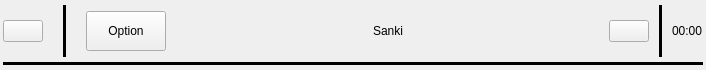
<?xml version="1.0" encoding="UTF-8"?>
<ui version="4.0">
 <class>status_bar</class>
 <widget class="QWidget" name="status_bar">
  <property name="geometry">
   <rect>
    <x>0</x>
    <y>0</y>
    <width>706</width>
    <height>70</height>
   </rect>
  </property>
  <property name="sizePolicy">
   <sizepolicy hsizetype="Expanding" vsizetype="Fixed">
    <horstretch>0</horstretch>
    <verstretch>0</verstretch>
   </sizepolicy>
  </property>
  <property name="minimumSize">
   <size>
    <width>0</width>
    <height>60</height>
   </size>
  </property>
  <property name="maximumSize">
   <size>
    <width>16777215</width>
    <height>70</height>
   </size>
  </property>
  <property name="windowTitle">
   <string>Form</string>
  </property>
  <layout class="QVBoxLayout" name="verticalLayout">
   <property name="spacing">
    <number>0</number>
   </property>
   <property name="leftMargin">
    <number>3</number>
   </property>
   <property name="topMargin">
    <number>5</number>
   </property>
   <property name="rightMargin">
    <number>3</number>
   </property>
   <property name="bottomMargin">
    <number>5</number>
   </property>
   <item>
    <layout class="QHBoxLayout" name="horizontalLayout_2">
     <property name="spacing">
      <number>0</number>
     </property>
     <property name="bottomMargin">
      <number>5</number>
     </property>
     <item>
      <widget class="QPushButton" name="ButtonExit">
       <property name="sizePolicy">
        <sizepolicy hsizetype="Fixed" vsizetype="Fixed">
         <horstretch>0</horstretch>
         <verstretch>0</verstretch>
        </sizepolicy>
       </property>
       <property name="minimumSize">
        <size>
         <width>0</width>
         <height>0</height>
        </size>
       </property>
       <property name="maximumSize">
        <size>
         <width>16777215</width>
         <height>16777215</height>
        </size>
       </property>
       <property name="text">
        <string/>
       </property>
       <property name="icon">
        <iconset resource="../Resources/sanki.qrc">
         <normaloff>:/icons/close.png</normaloff>:/icons/close.png</iconset>
       </property>
       <property name="iconSize">
        <size>
         <width>45</width>
         <height>45</height>
        </size>
       </property>
       <property name="flat">
        <bool>false</bool>
       </property>
      </widget>
     </item>
     <item>
      <spacer name="horizontalSpacer_3">
       <property name="orientation">
        <enum>Qt::Horizontal</enum>
       </property>
       <property name="sizeType">
        <enum>QSizePolicy::Minimum</enum>
       </property>
       <property name="sizeHint" stdset="0">
        <size>
         <width>20</width>
         <height>20</height>
        </size>
       </property>
      </spacer>
     </item>
     <item>
      <widget class="Line" name="line">
       <property name="frameShadow">
        <enum>QFrame::Plain</enum>
       </property>
       <property name="lineWidth">
        <number>5</number>
       </property>
       <property name="midLineWidth">
        <number>5</number>
       </property>
       <property name="orientation">
        <enum>Qt::Vertical</enum>
       </property>
      </widget>
     </item>
     <item>
      <spacer name="horizontalSpacer_4">
       <property name="orientation">
        <enum>Qt::Horizontal</enum>
       </property>
       <property name="sizeType">
        <enum>QSizePolicy::Minimum</enum>
       </property>
       <property name="sizeHint" stdset="0">
        <size>
         <width>20</width>
         <height>20</height>
        </size>
       </property>
      </spacer>
     </item>
     <item>
      <widget class="QPushButton" name="ButtonOption">
       <property name="sizePolicy">
        <sizepolicy hsizetype="Minimum" vsizetype="Expanding">
         <horstretch>0</horstretch>
         <verstretch>0</verstretch>
        </sizepolicy>
       </property>
       <property name="minimumSize">
        <size>
         <width>0</width>
         <height>0</height>
        </size>
       </property>
       <property name="maximumSize">
        <size>
         <width>16777215</width>
         <height>40</height>
        </size>
       </property>
       <property name="font">
        <font>
         <pointsize>9</pointsize>
        </font>
       </property>
       <property name="text">
        <string>Option</string>
       </property>
       <property name="icon">
        <iconset resource="../Resources/sanki.qrc">
         <normaloff>:/icons/folder.png</normaloff>:/icons/folder.png</iconset>
       </property>
       <property name="iconSize">
        <size>
         <width>40</width>
         <height>40</height>
        </size>
       </property>
      </widget>
     </item>
     <item>
      <spacer name="horizontalSpacer">
       <property name="orientation">
        <enum>Qt::Horizontal</enum>
       </property>
       <property name="sizeHint" stdset="0">
        <size>
         <width>40</width>
         <height>20</height>
        </size>
       </property>
      </spacer>
     </item>
     <item>
      <widget class="QLabel" name="LabelStatus">
       <property name="font">
        <font>
         <pointsize>9</pointsize>
        </font>
       </property>
       <property name="text">
        <string>Sanki</string>
       </property>
      </widget>
     </item>
     <item>
      <spacer name="horizontalSpacer_2">
       <property name="orientation">
        <enum>Qt::Horizontal</enum>
       </property>
       <property name="sizeHint" stdset="0">
        <size>
         <width>40</width>
         <height>20</height>
        </size>
       </property>
      </spacer>
     </item>
     <item>
      <widget class="QPushButton" name="ButtonSettings">
       <property name="sizePolicy">
        <sizepolicy hsizetype="Fixed" vsizetype="Fixed">
         <horstretch>0</horstretch>
         <verstretch>0</verstretch>
        </sizepolicy>
       </property>
       <property name="text">
        <string/>
       </property>
       <property name="icon">
        <iconset resource="../Resources/sanki.qrc">
         <normaloff>:/icons/settings.png</normaloff>:/icons/settings.png</iconset>
       </property>
       <property name="iconSize">
        <size>
         <width>40</width>
         <height>40</height>
        </size>
       </property>
      </widget>
     </item>
     <item>
      <spacer name="horizontalSpacer_5">
       <property name="orientation">
        <enum>Qt::Horizontal</enum>
       </property>
       <property name="sizeType">
        <enum>QSizePolicy::Minimum</enum>
       </property>
       <property name="sizeHint" stdset="0">
        <size>
         <width>10</width>
         <height>20</height>
        </size>
       </property>
      </spacer>
     </item>
     <item>
      <widget class="Line" name="line_3">
       <property name="frameShadow">
        <enum>QFrame::Plain</enum>
       </property>
       <property name="lineWidth">
        <number>4</number>
       </property>
       <property name="orientation">
        <enum>Qt::Vertical</enum>
       </property>
      </widget>
     </item>
     <item>
      <spacer name="horizontalSpacer_6">
       <property name="orientation">
        <enum>Qt::Horizontal</enum>
       </property>
       <property name="sizeType">
        <enum>QSizePolicy::Minimum</enum>
       </property>
       <property name="sizeHint" stdset="0">
        <size>
         <width>10</width>
         <height>20</height>
        </size>
       </property>
      </spacer>
     </item>
     <item>
      <widget class="QLabel" name="labelTime">
       <property name="sizePolicy">
        <sizepolicy hsizetype="Preferred" vsizetype="Expanding">
         <horstretch>0</horstretch>
         <verstretch>0</verstretch>
        </sizepolicy>
       </property>
       <property name="font">
        <font>
         <pointsize>9</pointsize>
        </font>
       </property>
       <property name="text">
        <string>00:00</string>
       </property>
      </widget>
     </item>
    </layout>
   </item>
   <item>
    <widget class="Line" name="line_2">
     <property name="sizePolicy">
      <sizepolicy hsizetype="Minimum" vsizetype="Fixed">
       <horstretch>0</horstretch>
       <verstretch>0</verstretch>
      </sizepolicy>
     </property>
     <property name="minimumSize">
      <size>
       <width>0</width>
       <height>0</height>
      </size>
     </property>
     <property name="layoutDirection">
      <enum>Qt::LeftToRight</enum>
     </property>
     <property name="frameShadow">
      <enum>QFrame::Plain</enum>
     </property>
     <property name="lineWidth">
      <number>4</number>
     </property>
     <property name="midLineWidth">
      <number>0</number>
     </property>
     <property name="orientation">
      <enum>Qt::Horizontal</enum>
     </property>
    </widget>
   </item>
  </layout>
 </widget>
 <resources>
  <include location="../Resources/sanki.qrc"/>
 </resources>
 <connections/>
</ui>
